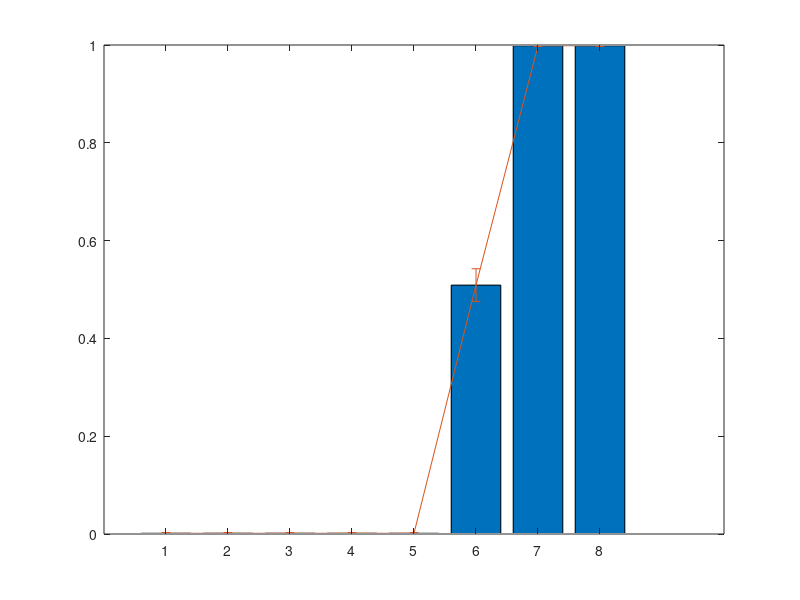

Here is the MATLAB script that generated this plot: (Note: this script raises an error after producing the figure.)
clc, clear all

%% Probability vs Num Robots
numRobot = [1, 2, 3, 4, 5, 6, 7, 8];
probilityLower = [0, 0, 0, 0, 0, 0.475532, 0.997009, 0.997009];
probilityUpper = [0.00299125, 0.00299125, 0.00299125, 0.00299125, 0.00299125, 0.542411, 1, 1];

avgProbability = (probilityLower + probilityUpper)/2;
errorHigh = probilityUpper - avgProbability;
errorLow = avgProbability - probilityLower;

bar(numRobot, avgProbability)
hold on
er = errorbar(numRobot, avgProbability, errorLow, errorHigh);    
er.Color = [0 0 0];                            
er.LineStyle = 'none';  
set(gca, 'YScale', 'log')
text(1:length(avgProbability), avgProbability, num2str(avgProbability'),'vert','bottom','horiz','center'); 
title("Probabilty of no task lost vs Number of Robots");
xlabel("Number of Robots");
ylabel("Probability")

%% Probability vs Robot Speed
numRobot = [1, 2, 3, 4, 5];
probilityLower = [0.997009, 0.997009, 0, 0, 0];
probilityUpper = [1, 1, 0.00299125, 0.00299125, 0.00299125];

avgProbability = (probilityLower + probilityUpper)/2;
errorHigh = probilityUpper - avgProbability;
errorLow = avgProbability - probilityLower;

bar(numRobot, avgProbability)
hold on
er = errorbar(numRobot, avgProbability, errorLow, errorHigh);    
er.Color = [0 0 0];                            
er.LineStyle = 'none';  
set(gca, 'YScale', 'log')
text(1:length(avgProbability), avgProbability, num2str(avgProbability'),'vert','bottom','horiz','center'); 
title("Probabilty of no task lost vs Robot Speed");
xlabel("Robot Speed");
ylabel("Probability")

%% Probability vs Task Generation Time
numRobot = [5, 6, 7, 8, 9, 10];
probilityLower = [0, 0, 0, 0.00162542, 0.997009, 0.997009];
probilityUpper = [0.00299125, 0.00299125, 0.00299125, 0.0116295, 1, 1];

avgProbability = (probilityLower + probilityUpper)/2;
errorHigh = probilityUpper - avgProbability;
errorLow = avgProbability - probilityLower;

bar(numRobot, avgProbability)
hold on
er = errorbar(numRobot, avgProbability, errorLow, errorHigh);    
er.Color = [0 0 0];                            
er.LineStyle = 'none';  
set(gca, 'YScale', 'log')
text(5:10, avgProbability, num2str(avgProbability'),'vert','bottom','horiz','center'); 
title("Probabilty of no task lost vs Task Generation Time");
xlabel("Task Generation Time");
ylabel("Probability")

%% Probability vs Time Taken by Human Operator
numRobot = [9, 10, 11, 12, 13, 14, 15, 16, 17];
probilityLower = [0.997009, 0.997009, 0.985631, 0.840119, 0.229202, 0.00220498, 0.000242301, 0.000242301, 0];
probilityUpper = [1, 1, 0.997181, 0.883718, 0.284243, 0.0130134, 0.00720584, 0.00720584, 0.00299125];

avgProbability = (probilityLower + probilityUpper)/2;
errorHigh = probilityUpper - avgProbability;
errorLow = avgProbability - probilityLower;

bar(numRobot, avgProbability)
hold on
er = errorbar(numRobot, avgProbability, errorLow, errorHigh);    
er.Color = [0 0 0];                            
er.LineStyle = 'none';  
set(gca, 'YScale', 'log')
text(9:17, avgProbability, num2str(avgProbability'),'vert','bottom','horiz','center'); 
title("Probabilty of no task lost vs Time Taken by Human Operator");
xlabel("Time Taken by Human Operator");
ylabel("Probability")

%% Probability vs Time Taken by Human Operator
numRobot = [9, 10, 11, 12, 13, 14, 15, 16, 17];
probilityLower = [0.997009, 0.997009, 0.985631, 0.840119, 0.229202, 0.00220498, 0.000242301, 0.000242301, 0];
probilityUpper = [1, 1, 0.997181, 0.883718, 0.284243, 0.0130134, 0.00720584, 0.00720584, 0.00299125];

avgProbability = (probilityLower + probilityUpper)/2;
errorHigh = probilityUpper - avgProbability;
errorLow = avgProbability - probilityLower;

bar(numRobot, avgProbability)
hold on
er = errorbar(numRobot, avgProbability, errorLow, errorHigh);    
er.Color = [0 0 0];                            
er.LineStyle = 'none';  
set(gca, 'YScale', 'log')
text(9:17, avgProbability, num2str(avgProbability'),'vert','bottom','horiz','center'); 
title("Probabilty of no task lost vs Time Taken by Human Operator");
xlabel("Time Taken by Human Operator");
ylabel("Probability")

%% Probability vs Number of Orders Per Day
numRobot = [20, 21, 22, 23, 24];
probilityLower = [0.997009, 0.997009, 0.488515, 0, 0];
probilityUpper = [1, 1, 0.551367, 0.00299125, 0.00299125];

avgProbability = (probilityLower + probilityUpper)/2;
errorHigh = probilityUpper - avgProbability;
errorLow = avgProbability - probilityLower;

bar(numRobot, avgProbability)
hold on
er = errorbar(numRobot, avgProbability, errorLow, errorHigh);    
er.Color = [0 0 0];                            
er.LineStyle = 'none';  
set(gca, 'YScale', 'log')
text(20:24, avgProbability, num2str(avgProbability'),'vert','bottom','horiz','center'); 
title("Probabilty of no task lost vs Number of Orders Per Day");
xlabel("Number of Orders Per Day");
ylabel("Probability")

%% Probability vs Task Queue Size
numRobot = [7, 8, 9, 10];
probilityLower = [0, 0.490514, 0.997009, 0.997009];
probilityUpper = [0.00299125, 0.553356, 1, 1];

avgProbability = (probilityLower + probilityUpper)/2;
errorHigh = probilityUpper - avgProbability;
errorLow = avgProbability - probilityLower;

bar(numRobot, avgProbability)
hold on
er = errorbar(numRobot, avgProbability, errorLow, errorHigh);    
er.Color = [0 0 0];                            
er.LineStyle = 'none';  
set(gca, 'YScale', 'log')
text(7:10, avgProbability, num2str(avgProbability'),'vert','bottom','horiz','center'); 
title("Probabilty of no task lost vs Task Queue Size");
xlabel("Task Queue Size");
ylabel("Probability")